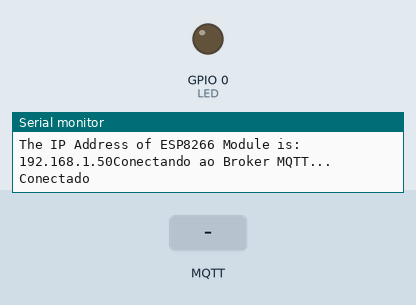
Recording of a sketch running on a simulated ESP8266 (NodeMCU). Parts: output pins drawn as LEDs (lit = HIGH), the last lines printed to the serial monitor. Dashed ring = blinking. The test bench sets the inputs (shaded band). WiFi joins after 1.5 s; servers stay silent unless stated; no MQTT or app messages arrive unless stated.

Above: at 2.7 s.
2.8 s: MQTT message "2" arrives on the first subscribed topic
At 2.95 s:
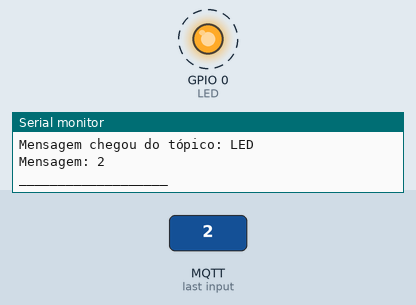
Timing chart, 0 to 10.2 s (numbered marks = the images above; inputs shaded):
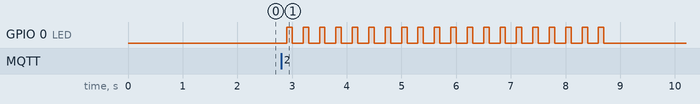

Measured:
- after the input at 2.8 s, GPIO 0 (LED): alternates HIGH for 0.10 s and LOW for 0.20 s, 40 changes in all, then stays LOW, starting after 0.10 s

The sketch:

mqtt.ino
```cpp
#include "ESP8266WiFi.h"
#include "PubSubClient.h"

#define DEBUG

#define LED 0   //pino de saida para acionamento da Lampada L1

//informações da rede WIFI
const char* ssid = "LAR";                 //SSID da rede WIFI
const char* password =  "LAR@1480";    //senha da rede wifi

//informações do broker MQTT - Verifique as informações geradas pelo CloudMQTT
const char* mqttServer = "10.6.4.123";   //serve2r
const char* mqttUser = "";              //user
const char* mqttPassword = "";      //password
const int mqttPort = 1883;                     //port
const char* mqttTopicSub = "LED";           //tópico que sera assinado


WiFiClient espClient;
PubSubClient client(espClient);

void setup() {

  Serial.begin(115200);
  pinMode(LED, OUTPUT);

  WiFi.begin(ssid, password);

  while (WiFi.status() != WL_CONNECTED) {
    delay(500);
#ifdef DEBUG
    Serial.println("Conectando ao WiFi...\n");
#endif
  }
#ifdef DEBUG
  Serial.println("Conectado na rede WiFi\n");
  Serial.print("The IP Address of ESP8266 Module is: ");
  Serial.print(WiFi.localIP());// Print the IP address
#endif

  client.setServer(mqttServer, mqttPort);
  client.setCallback(callback);

  while (!client.connected()) {
#ifdef DEBUG
    Serial.println("Conectando ao Broker MQTT...\n");
#endif

    if (client.connect("ESP8266Client", mqttUser, mqttPassword )) {
#ifdef DEBUG
      Serial.println("Conectado\n");
#endif

    } else {
#ifdef DEBUG
      Serial.print("falha estado: ");
      Serial.print(client.state());
      Serial.println();
#endif
      delay(2000);

    }
  }

  //subscreve no tópico
  client.subscribe(mqttTopicSub);

}

void callback(char* topic, byte* payload, unsigned int length) {

  //armazena msg recebida em uma sring
  payload[length] = '\0';
  String strMSG = String((char*)payload);

#ifdef DEBUG
  Serial.print("Mensagem chegou do tópico: ");
  Serial.println(topic);
  Serial.print("Mensagem: ");
  Serial.print(strMSG);
  Serial.println();
  Serial.println("___________________");
#endif

  //aciona saída conforme msg recebida
  if (strMSG == "1") {        //se msg "1"
    digitalWrite(LED, LOW);  //coloca saída em LOW para ligar a Lampada - > o módulo RELE usado tem acionamento invertido. Se necessário ajuste para o seu modulo
  } else if (strMSG == "0") {  //se msg "0"
    digitalWrite(LED, HIGH);   //coloca saída em HIGH para desligar a Lampada - > o módulo RELE usado tem acionamento invertido. Se necessário ajuste para o seu modulo
  }

  if (strMSG == "2") {
  int c = 0;
  while (c < 20) {
      delay(100);
      digitalWrite(LED, HIGH);
      delay(100);
      digitalWrite(LED, LOW);
      delay(100);
      c++;
    }
  }
}

//função pra reconectar ao servido MQTT
void reconect() {
  //Enquanto estiver desconectado
  while (!client.connected()) {
#ifdef DEBUG
    Serial.print("Tentando conectar ao servidor MQTT.\n");
#endif

    bool conectado = strlen(mqttUser) > 0 ?
                     client.connect("ESP8266Client", mqttUser, mqttPassword) :
                     client.connect("ESP8266Client");

    if (conectado) {
#ifdef DEBUG
      Serial.println("Conectado!");
#endif
      //subscreve no tópico
      client.subscribe(mqttTopicSub, 1); //nivel de qualidade: QoS 1
    } else {
#ifdef DEBUG
      Serial.println("Falha durante a conexão. Code: ");
      Serial.println( String(client.state()).c_str());
      Serial.println("Tentando novamente em 10 s");
#endif
      //Aguarda 10 segundos
      delay(10000);
    }
  }
}

void loop() {
  if (!client.connected()) {
    reconect();
  }
  client.loop();
}
```
